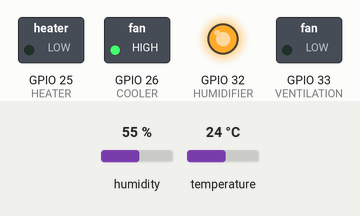
Bench run of a sketch on a simulated ESP32. Parts: switched loads named in the sketch (green lamp = pin HIGH), output pins drawn as LEDs (lit = HIGH). The inputs (shaded band) are chosen by the test bench; at power-on: humidity 55 %, temperature 24 °C. WiFi joins after 1.5 s; servers stay silent unless stated; the local clock reads 2024-03-15 10:24:30 at power-on unless the sketch sets it; EEPROM starts erased; no MQTT or app messages arrive unless stated; what the sketch prints to the serial monitor is not drawn.

Above: at 2.7 s.
2.8 s: humidity set to 78 %
5.7 s: humidity set to 81 %
At 8.1 s:
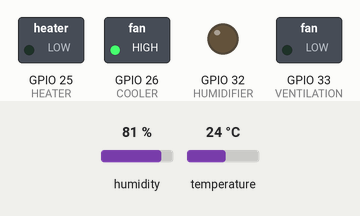
9.0 s: temperature set to 17 °C
11.7 s: temperature set to 14 °C
At 14.7 s:
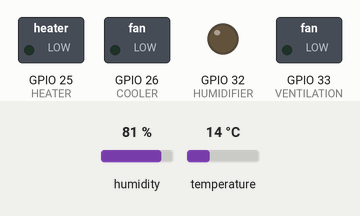
15.0 s: humidity set to 22 %
At 17.5 s:
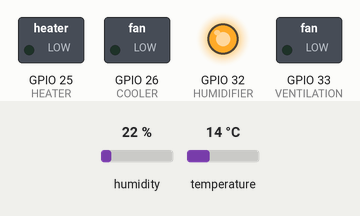
Timing chart, 0 to 19.0 s (numbered marks = the images above; inputs shaded):
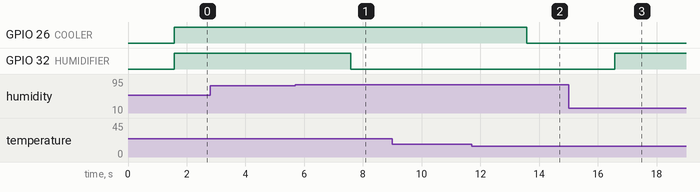

Measured:
- the behaviour switches between 79 and 80 % on humidity (found by bisection; images 0 and 1)
- the behaviour switches between 16 and 15 °C on temperature (found by bisection; images 1 and 2)
- after the input at 2.8 s, every drawn part: stays the same
- after the input at 5.7 s, GPIO 32 (HUMIDIFIER): HIGH → LOW after 1.9 s
- after the input at 9.0 s, every drawn part: stays the same
- after the input at 11.7 s, GPIO 26 (COOLER): HIGH → LOW after 1.9 s
- after the input at 15.0 s, GPIO 32 (HUMIDIFIER): LOW → HIGH after 1.6 s

The sketch:

Monitor.ino
```cpp
#include <WiFi.h>
#include <PubSubClient.h>
#include <DHT.h>
#include <ArduinoJson.h>
#include <EEPROM.h>

#define EEPROM_SIZE 4
#define CONFIG_ID_ADDR 0  // EEPROM address to store config ID

// WiFi credentials
const char *ssid = "Dudu_huurhun";
const char *password = "95552298";

// MQTT broker
const char *mqttServer = "192.168.1.11";
const int mqttPort = 1883;

// MQTT topics
const char *dataTopic = "esp32/data";
const char *configTopic = "esp32/config";
const char *modeTopic = "esp32/mode";
const char *relayStatusTopic = "esp32/relay/status";
const char *manualControlTopic = "esp32/relay/control";
const char *alertTopic = "esp32/alert";

// DHT settings
#define DHTPIN 4
#define DHTTYPE DHT11

// Relay pins
#define HEATER 25
#define COOLER 26
#define HUMIDIFIER 32
#define VENTILATION 33

WiFiClient espClient;
PubSubClient client(espClient);
DHT dht(DHTPIN, DHTTYPE);

float minTemp = 4.0, maxTemp = 15.0;
float minHum = 80.0, maxHum = 95.0;

unsigned long lastSendTime = 0;
const unsigned long sendInterval = 1000;

bool heaterStatus = false;
bool coolerStatus = false;
bool humidifierStatus = false;
bool ventilationStatus = false;

// Alert state tracking
bool tempHighAlertSent = false;
bool tempLowAlertSent = false;
bool humHighAlertSent = false;
bool humLowAlertSent = false;

//Sensor Data
float lastTemp = NAN;
float lastHum = NAN;
const float changeThreshold = 0.1;  // Adjust based on how sensitive you want it

// Control mode
bool isManualMode = false;  // Flag to track if in manual mode

void setup() {
  Serial.begin(115200);
  EEPROM.begin(EEPROM_SIZE);
  dht.begin();

  pinMode(HEATER, OUTPUT);
  pinMode(COOLER, OUTPUT);
  pinMode(HUMIDIFIER, OUTPUT);
  pinMode(VENTILATION, OUTPUT);

  // Turn everything off initially
  digitalWrite(HEATER, LOW);
  digitalWrite(COOLER, LOW);
  digitalWrite(HUMIDIFIER, LOW);
  digitalWrite(VENTILATION, LOW);

  connectToWiFi();
  configTime(0, 0, "pool.ntp.org");
  while (time(nullptr) < 8 * 3600 * 2) {
    delay(500);
    Serial.print(".");
  }
  Serial.println("Time synchronized.");

  client.setServer(mqttServer, mqttPort);
  client.setCallback([](char *topic, byte *payload, unsigned int length) {
    if (String(topic) == configTopic) {
      payload[length] = '\0';
      handleConfigUpdate((char *)payload);
    } else if (String(topic) == modeTopic) {
      payload[length] = '\0';
      handleModeSwitch((char *)payload);
    } else if (String(topic) == manualControlTopic) {
      payload[length] = '\0';
      handleManualControl((char *)payload);
    }
  });

  connectToMQTT();
  client.subscribe(configTopic);
  client.subscribe(modeTopic);
  client.subscribe(manualControlTopic);


  int storedConfigId = loadActiveConfigId();
  if (storedConfigId != 0) {
    publishActiveConfigId(storedConfigId);
  }
}

void loop() {
  if (!client.connected()) connectToMQTT();
  client.loop();

  unsigned long now = millis();
  if (now - lastSendTime >= sendInterval) {
    sendSensorData();
    lastSendTime = now;
  }
}

void connectToWiFi() {
  Serial.print("Connecting to WiFi...");
  WiFi.begin(ssid, password);
  while (WiFi.status() != WL_CONNECTED) {
    delay(500);
    Serial.print(".");
  }
  Serial.println(" connected!");
}

void connectToMQTT() {
  while (!client.connected()) {
    Serial.print("Connecting to MQTT...");
    if (client.connect("ESP32Client")) {
      Serial.println(" connected!");
      client.subscribe(configTopic);
      client.subscribe(manualControlTopic);  // Subscribe to manual control topic
    } else {
      Serial.print(" failed, rc=");
      Serial.println(client.state());
      delay(5000);
    }
  }
}

void storeActiveConfigId(int configId) {
  EEPROM.write(CONFIG_ID_ADDR, configId);
  EEPROM.commit();
  Serial.printf("Config ID %d stored in EEPROM\n", configId);
}

int loadActiveConfigId() {
  int configId = EEPROM.read(CONFIG_ID_ADDR);
  Serial.printf("Loaded config ID %d from EEPROM\n", configId);
  return configId;
}

void publishActiveConfigId(int configId) {
  StaticJsonDocument<64> doc;
  doc["activeConfigId"] = configId;

  char buffer[64];
  serializeJson(doc, buffer);
  client.publish("esp32/config/activeConfig", buffer);
  Serial.printf("Published activeConfigId: %d\n", configId);
}

void handleConfigUpdate(char *payload) {
  StaticJsonDocument<256> doc;
  DeserializationError error = deserializeJson(doc, payload);
  if (error) {
    Serial.println("Failed to parse config JSON");
    return;
  }

  minTemp = doc["minTemp"] | minTemp;
  maxTemp = doc["maxTemp"] | maxTemp;
  minHum = doc["minHum"] | minHum;
  maxHum = doc["maxHum"] | maxHum;

  int configId = doc["id"] | 0;
  if (configId != 0) {
    storeActiveConfigId(configId);
    publishActiveConfigId(configId);
  }

  Serial.println("Updated config:");
  Serial.printf("Temp: %.2f - %.2f | Hum: %.2f - %.2f\n", minTemp, maxTemp, minHum, maxHum);
}
void handleModeSwitch(char *payload) {
  StaticJsonDocument<64> doc;
  DeserializationError error = deserializeJson(doc, payload);
  if (error) {
    Serial.println("Failed to parse mode switch JSON");
    return;
  }

  String mode = doc["mode"];
  if (mode == "false") {
    isManualMode = true;
    Serial.println("Switched to MANUAL mode");
  } else if (mode == "true") {
    isManualMode = false;
    Serial.println("Switched to AUTO mode");
  }
  sendRelayStatus();
}

void handleManualControl(char *payload) {
  if (!isManualMode) {
    Serial.println("Ignored manual control - not in MANUAL mode");
    return;
  }

  StaticJsonDocument<128> doc;
  if (deserializeJson(doc, payload)) {
    Serial.println("Failed to parse manual control JSON");
    return;
  }

  bool newHeater      = doc["heater"];
  bool newCooler      = doc["cooler"];
  bool newHumidifier  = doc["humidifier"];
  bool newVentilation = doc["ventilation"];

  bool changed = false;

  if (newHeater != heaterStatus) {
    digitalWrite(HEATER, newHeater ? HIGH : LOW);
    heaterStatus = newHeater;
    changed = true;
  }

  if (newCooler != coolerStatus) {
    digitalWrite(COOLER, newCooler ? HIGH : LOW);
    coolerStatus = newCooler;
    changed = true;
  }

  if (newHumidifier != humidifierStatus) {
    digitalWrite(HUMIDIFIER, newHumidifier ? HIGH : LOW);
    humidifierStatus = newHumidifier;
    changed = true;
  }

  if (newVentilation != ventilationStatus) {
    digitalWrite(VENTILATION, newVentilation ? HIGH : LOW);
    ventilationStatus = newVentilation;
    changed = true;
  }

  if (changed) {
    sendRelayStatus();
    Serial.println("Manual control applied.");
  } else {
    Serial.println("Manual control received, but no changes.");
  }
}

void applyControl(float temp, float hum) {
  if (isManualMode) return;

  bool newHeater      = temp < minTemp;
  bool newCooler      = temp > maxTemp;
  bool newHumidifier  = hum  < minHum;
  bool newVentilation = hum  > maxHum;

  bool changed = false;

  if (newHeater != heaterStatus) {
    digitalWrite(HEATER, newHeater ? HIGH : LOW);
    heaterStatus = newHeater;
    changed = true;
  }

  if (newCooler != coolerStatus) {
    digitalWrite(COOLER, newCooler ? HIGH : LOW);
    coolerStatus = newCooler;
    changed = true;
  }

  if (newHumidifier != humidifierStatus) {
    digitalWrite(HUMIDIFIER, newHumidifier ? HIGH : LOW);
    humidifierStatus = newHumidifier;
    changed = true;
  }

  if (newVentilation != ventilationStatus) {
    digitalWrite(VENTILATION, newVentilation ? HIGH : LOW);
    ventilationStatus = newVentilation;
    changed = true;
  }

  if (changed) {
    sendRelayStatus();  // Only send if anything changed
  }
}


void sendSensorData() {
  float temp = dht.readTemperature();
  float hum = dht.readHumidity();

  Serial.printf("Sensor: %.2f°C, %.2f%%\n", temp, hum);

  applyControl(temp, hum);
  checkAndSendAlerts(temp, hum);

  if (isnan(lastTemp) || isnan(lastHum) || abs(temp - lastTemp) > changeThreshold || abs(hum - lastHum) > changeThreshold) {
    StaticJsonDocument<256> doc;
    JsonObject sensor = doc.createNestedObject("sensor");
    sensor["temp"] = temp;
    sensor["hum"] = hum;

    char buffer[256];
    size_t len = serializeJson(doc, buffer);
    client.publish(dataTopic, buffer, len);

    Serial.println("Sensor data changed → sent to MQTT.");

    lastTemp = temp;
    lastHum = hum;
  }
}

void sendRelayStatus() {
  StaticJsonDocument<128> doc;
  doc["heater"] = heaterStatus;
  doc["cooler"] = coolerStatus;
  doc["humidifier"] = humidifierStatus;
  doc["ventilation"] = ventilationStatus;
  char buffer[128];
  serializeJson(doc, buffer);
  client.publish(relayStatusTopic, buffer);
}

void checkAndSendAlerts(float temp, float hum) {
  StaticJsonDocument<128> alertDoc;
  bool alertTriggered = false;

  if (temp > (maxTemp + 10) && !tempHighAlertSent) {
    alertDoc["type"] = "TEMP_HIGH";
    alertDoc["message"] = "Temperature is extremely high!";
    alertDoc["value"] = temp;
    tempHighAlertSent = true;
    alertTriggered = true;
  } else if (temp <= (maxTemp + 10)) {
    tempHighAlertSent = false;
  }

  if (temp < (minTemp - 10) && !tempLowAlertSent) {
    alertDoc["type"] = "TEMP_LOW";
    alertDoc["message"] = "Temperature is extremely low!";
    alertDoc["value"] = temp;
    tempLowAlertSent = true;
    alertTriggered = true;
  } else if (temp >= (minTemp - 10)) {
    tempLowAlertSent = false;
  }

  if (hum > (maxHum + 10) && !humHighAlertSent) {
    alertDoc["type"] = "HUM_HIGH";
    alertDoc["message"] = "Humidity is extremely high!";
    alertDoc["value"] = hum;
    humHighAlertSent = true;
    alertTriggered = true;
  } else if (hum <= (maxHum + 10)) {
    humHighAlertSent = false;
  }

  if (hum < (minHum - 10) && !humLowAlertSent) {
    alertDoc["type"] = "HUM_LOW";
    alertDoc["message"] = "Humidity is extremely low!";
    alertDoc["value"] = hum;
    humLowAlertSent = true;
    alertTriggered = true;
  } else if (hum >= (minHum - 10)) {
    humLowAlertSent = false;
  }

  if (alertTriggered) {
    char alertBuffer[128];
    size_t len = serializeJson(alertDoc, alertBuffer);
    client.publish(alertTopic, alertBuffer, len);
    Serial.println("🚨 Alert sent:");
    Serial.println(alertBuffer);
  }
}
```
